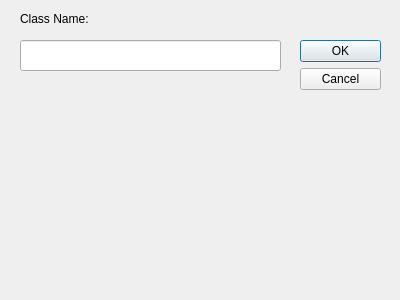
<?xml version="1.0" encoding="UTF-8"?>
<ui version="4.0">
 <class>DefinitionClassDialog</class>
 <widget class="QDialog" name="DefinitionClassDialog">
  <property name="geometry">
   <rect>
    <x>0</x>
    <y>0</y>
    <width>400</width>
    <height>300</height>
   </rect>
  </property>
  <property name="windowTitle">
   <string>Dialog</string>
  </property>
  <widget class="QDialogButtonBox" name="buttonBox">
   <property name="geometry">
    <rect>
     <x>300</x>
     <y>40</y>
     <width>81</width>
     <height>241</height>
    </rect>
   </property>
   <property name="orientation">
    <enum>Qt::Vertical</enum>
   </property>
   <property name="standardButtons">
    <set>QDialogButtonBox::Cancel|QDialogButtonBox::Ok</set>
   </property>
  </widget>
  <widget class="QLabel" name="label">
   <property name="geometry">
    <rect>
     <x>20</x>
     <y>10</y>
     <width>81</width>
     <height>17</height>
    </rect>
   </property>
   <property name="text">
    <string>Class Name:</string>
   </property>
  </widget>
  <widget class="QLineEdit" name="classNameEdit">
   <property name="geometry">
    <rect>
     <x>20</x>
     <y>40</y>
     <width>261</width>
     <height>31</height>
    </rect>
   </property>
  </widget>
 </widget>
 <resources/>
 <connections>
  <connection>
   <sender>buttonBox</sender>
   <signal>accepted()</signal>
   <receiver>DefinitionClassDialog</receiver>
   <slot>accept()</slot>
   <hints>
    <hint type="sourcelabel">
     <x>248</x>
     <y>254</y>
    </hint>
    <hint type="destinationlabel">
     <x>157</x>
     <y>274</y>
    </hint>
   </hints>
  </connection>
  <connection>
   <sender>buttonBox</sender>
   <signal>rejected()</signal>
   <receiver>DefinitionClassDialog</receiver>
   <slot>reject()</slot>
   <hints>
    <hint type="sourcelabel">
     <x>316</x>
     <y>260</y>
    </hint>
    <hint type="destinationlabel">
     <x>286</x>
     <y>274</y>
    </hint>
   </hints>
  </connection>
 </connections>
</ui>
